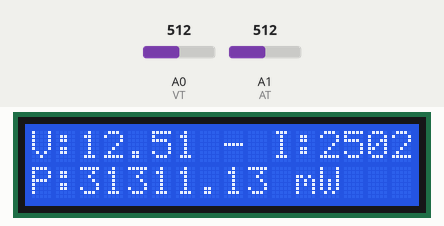
The sketch below on a simulated Arduino Uno, built with avr-gcc and run on an emulated ATmega328P. Parts: 16×2 character LCD. The inputs (shaded band) are chosen by the test bench; at power-on: A0 (VT) = 512, A1 (AT) = 512. What the sketch prints to the serial monitor is not drawn.

Above: at 1.2 s.
1.3 s: A0 (VT) set to 716
At 1.7 s:
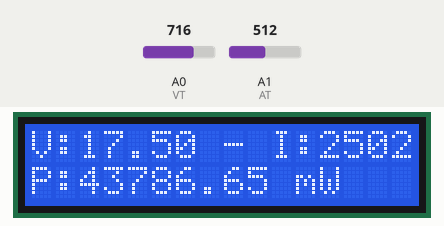
2.8 s: A1 (AT) set to 716
At 3.5 s:
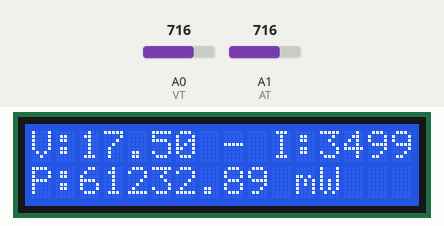
4.3 s: A0 (VT) set to 900
At 5.3 s:
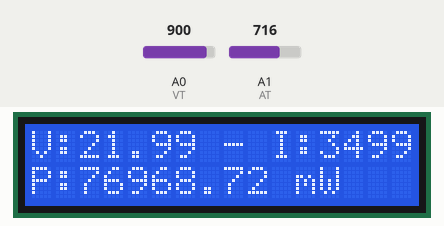
5.9 s: A1 (AT) set to 900
At 7.1 s:
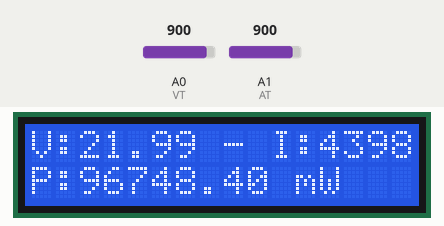
7.4 s: A0 (VT) set to 1023
At 8.7 s:
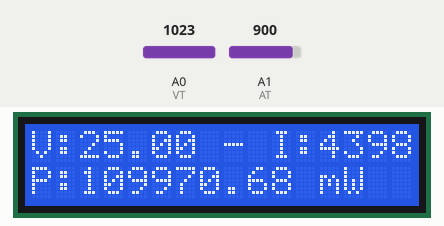
9.0 s: A1 (AT) set to 1023
At 9.6 s:
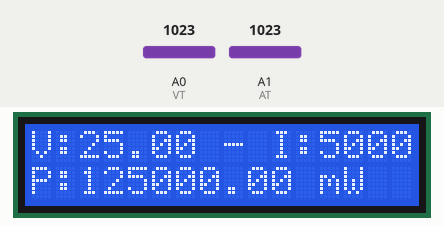
Timing chart, 0 to 11.5 s (numbered marks = the images above; inputs shaded):
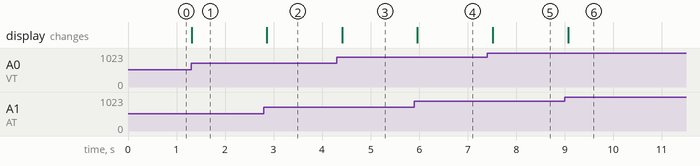

Measured:
- after the input at 1.3 s, the display: changes at once (image 1)
- after the input at 2.8 s, the display: changes after 0.06 s (image 2)
- after the input at 4.3 s, the display: changes after 0.12 s (image 3)
- after the input at 5.9 s, the display: changes after 0.07 s (image 4)
- after the input at 7.4 s, the display: changes after 0.12 s (image 5)
- after the input at 9.0 s, the display: changes after 0.07 s (image 6)

The sketch:

MAX471_and_Voltage_divider.ino
```cpp
#include <LiquidCrystal.h>
#define VT A0
#define AT A1

LiquidCrystal lcd(12, 11, 5, 4, 3, 2);

void setup()
{
  Serial.begin(9600);
  pinMode(VT,INPUT);
  pinMode(AT,INPUT);
  // set up the LCD's number of columns and rows:
  lcd.begin(16, 2);
}

void loop()
{
  float VTreadings = analogRead(VT);
  float ATreadings = analogRead(AT);
  float Voltage = VTreadings * (5.0/1023.0) * 5;
  float Current = ATreadings * (5000.0/1023.0);

  Serial.print("Voltage: ");
  Serial.print(Voltage);
  Serial.print(" V");
  Serial.print(" - Current: ");
  Serial.print(Current, 3);
  Serial.print(" mA");
  Serial.print(" - Power: ");
  Serial.print(Current * Voltage, 3);
  Serial.println(" mW");
  lcd.clear();
  lcd.setCursor(0, 0);
  lcd.print("V:");
  lcd.print(Voltage);
  lcd.print(" - I:");
  lcd.print(Current);
  lcd.setCursor(0, 1);
  lcd.print("P:");
  lcd.print(Current * Voltage);
  lcd.print(" mW");
  delay(300);
}
```
